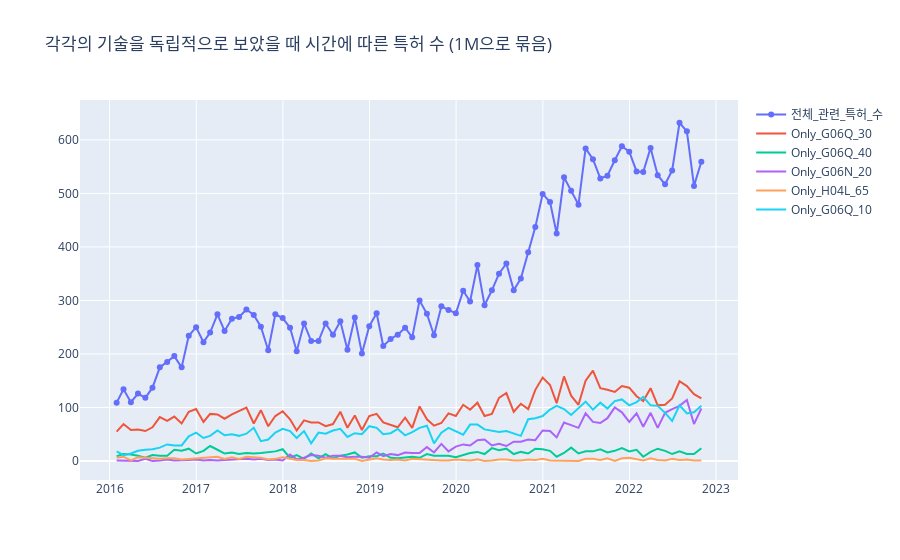

Notebook code for this chart:
### Code cell
fig = go.Figure()


df = df4_count_1.groupby( pd.Grouper(key = '등록일자2',freq = 'M')).count()[['제목']].copy()


fig.add_trace(go.Scatter(x = df.index , y = df['제목'],mode = 'lines+markers', name = '전체_관련_특허_수'))

fig.add_trace(go.Scatter(x = df_G06Q_30_2_count_1_groupby.index,y = df_G06Q_30_2_count_1_groupby['제목'] ,name = 'Only_G06Q_30'))
fig.add_trace(go.Scatter(x = df_G06Q_30_2_count_1_groupby.index,y = df_G06Q_40_2_count_1_groupby['제목'] ,name = 'Only_G06Q_40'))
fig.add_trace(go.Scatter(x = df_G06Q_30_2_count_1_groupby.index,y = df_G06N_20_2_count_1_groupby['제목'] ,name = 'Only_G06N_20'))
fig.add_trace(go.Scatter(x = df_G06Q_30_2_count_1_groupby.index,y = df_H04L_65_2_count_1_groupby['제목'] ,name = 'Only_H04L_65'))
fig.add_trace(go.Scatter(x = df_G06Q_30_2_count_1_groupby.index,y = df_G06Q_10_2_count_1_groupby['제목'] ,name = 'Only_G06Q_10'))

fig.update_layout(title = '각각의 기술을 독립적으로 보았을 때 시간에 따른 특허 수 (1M으로 묶음)')



# fig.write_html('Timing_independant.html')

fig.show()
